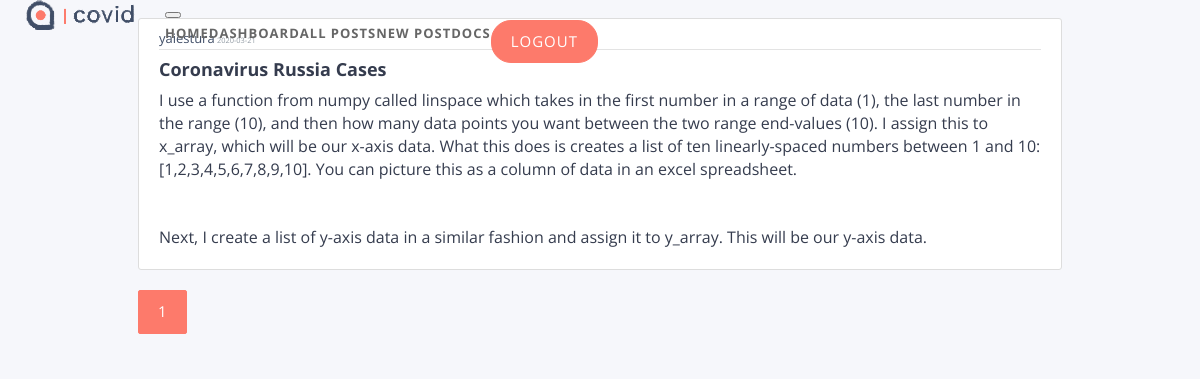
Page /posts (signed in) on the earlier database version.
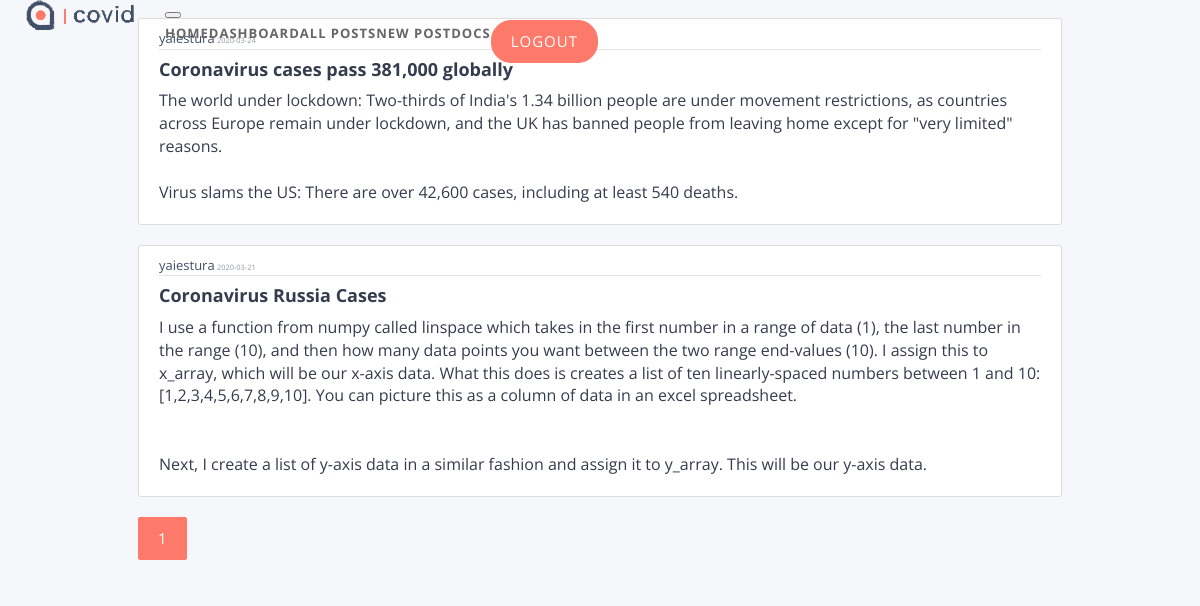
Same page on the later database version.
### app/models.py (models this page shows, shortened)
class Post(db.Model):
    __tablename__ = 'post'
    id = db.Column(db.Integer, primary_key=True)
    title = db.Column(db.String(100), nullable=False)
    date_posted = db.Column(db.DateTime, nullable=False, default=datetime.utcnow)
    content = db.Column(db.Text, nullable=False)
    user_id = db.Column(db.Integer, db.ForeignKey('user.id'), nullable=False)

class User(db.Model, UserMixin):
    __tablename__ = 'user'
    id = db.Column(db.Integer, primary_key=True)
    username = db.Column(db.String(20), unique=True, nullable=False)
    email = db.Column(db.String(120), unique=True, nullable=False)
    image_file = db.Column(db.String(20), nullable=False, default='static/images/social/profile.jpg')
    password = db.Column(db.String(60), nullable=True)
    member_since = db.Column(db.DateTime(), default=datetime.utcnow)
    posts = db.relationship('Post', backref='user', lazy=True)
    profile = db.relationship('UserProfile', backref='user', lazy=True)

### app/views/posts/routes.py (the view)
@posts.route("/posts", methods=['GET', 'POST'])
@login_required
def all_posts():
    page = request.args.get('page', 1, type=int)
    posts = Post.query.order_by(Post.date_posted.desc()).paginate(page=page, per_page=5)
    return render_template('posts/posts.html', posts=posts)

### app/models.py (called while the page is built)
@login_manager.user_loader
def load_user(user_id):
    return User.query.get(int(user_id))

### app/templates/posts/posts.html
{% extends "posts/layout.html" %}
{% block content %}
    {% if posts.items %}
        {% for post in posts.items %}
            <article class="media content-section">
            <div class="media-body">
                <div class="article-metadata">
                <a class="mr-2" href="{{ url_for('posts.user_posts', username=post.user.username) }}">{{ post.user.username }}</a>
                <small class="text-muted">{{ post.date_posted.strftime('%Y-%m-%d') }}</small>
                </div>
                <a class="article-title" href="{{ url_for('posts.post', post_id=post.id) }}"><h4><b>{{ post.title }}</b></h4></a>
                <p class="article-content">{{ post.content }}</p>
            </div>
            </article>
        {% endfor %}
        {% for page_num in posts.iter_pages(left_edge=1, right_edge=1, left_current=1, right_current=2) %}
        {% if page_num %}
            {% if posts.page == page_num %}
            <a class="btn btn-info mb-4" href="{{ url_for('posts.all_posts', page=page_num) }}">{{ page_num }}</a>
            {% else %}
            <a class="btn btn-outline-info mb-4" href="{{ url_for('posts.all_posts', page=page_num) }}">{{ page_num }}</a>
            {% endif %}
        {% else %}
            ...
        {% endif %}
        {% endfor %}
    {% else %}
        <article class="media content-section">
            <div class="media-body">
                No posts yet...
            </div>
        </article>
    {% endif %}
{% endblock content %}

Differences in the rows shown:
added Post: user.username "yaiestura", date_posted "2020-03-24", title "Coronavirus cases pass 381,000 globally", content "The world under lockdown: Two-thirds of India's 1.34 billion people are under movement restrictions, as countries across Europe remain under lockdown, and the UK has banned people from leaving home except for \"very limited\" reasons. Virus slams the US: There are over 42,600 cases, including at least 540 deaths."
